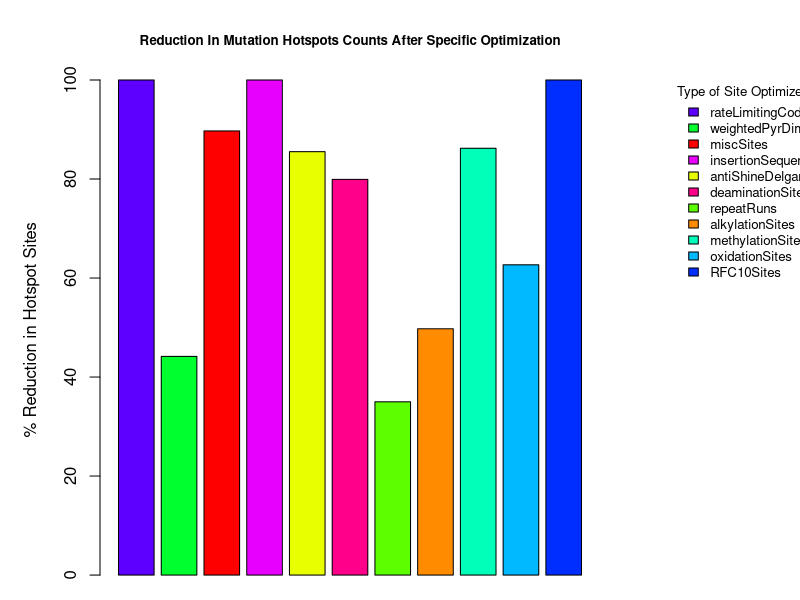

Reproduce this figure in R.
tbl <- read.csv('reductions.csv')

png(filename = "graph-reductions.png")

par(xpd=TRUE, mar=c(1, 5, 4, 10))
barplot(tbl$reduction,
        cex.main = .8,
        legend.text = tbl$name,
        args.legend = list(x = "topright", bty = "n", inset = c(-.52, 0),
            cex = .8, title = "Type of Site Optimized Against"),
        col = sample(rainbow(length(tbl$reduction))),
        main = "Reduction In Mutation Hotspots Counts After Specific Optimization",
        ylab = "% Reduction in Hotspot Sites")

dev.off()
